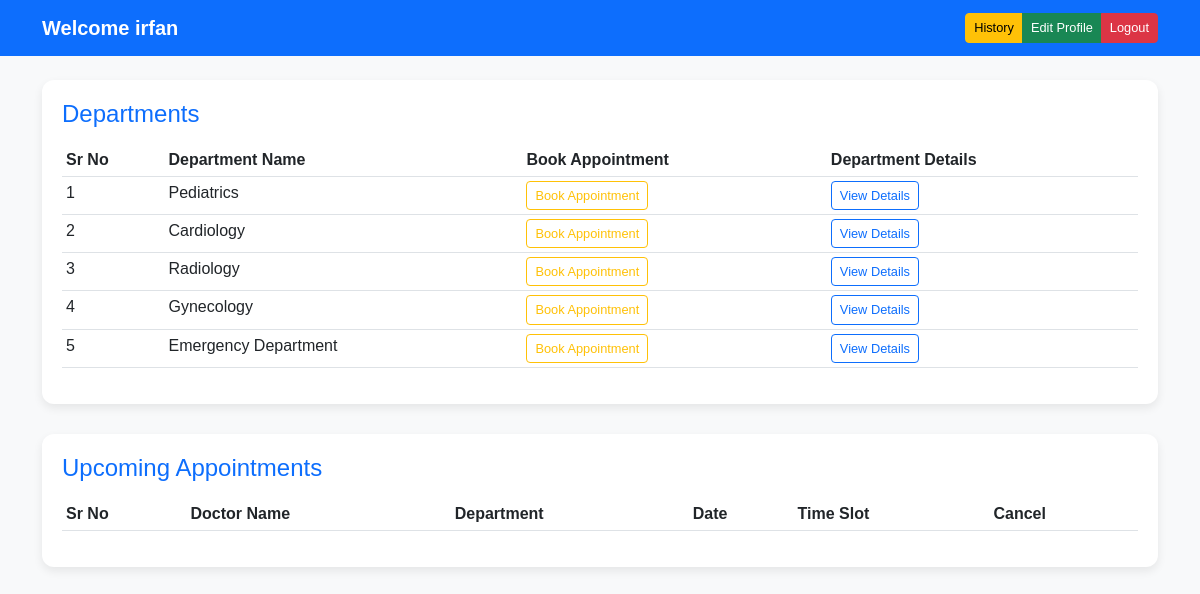
/patient/dashboard (signed in), run on an earlier commit of the app's database.
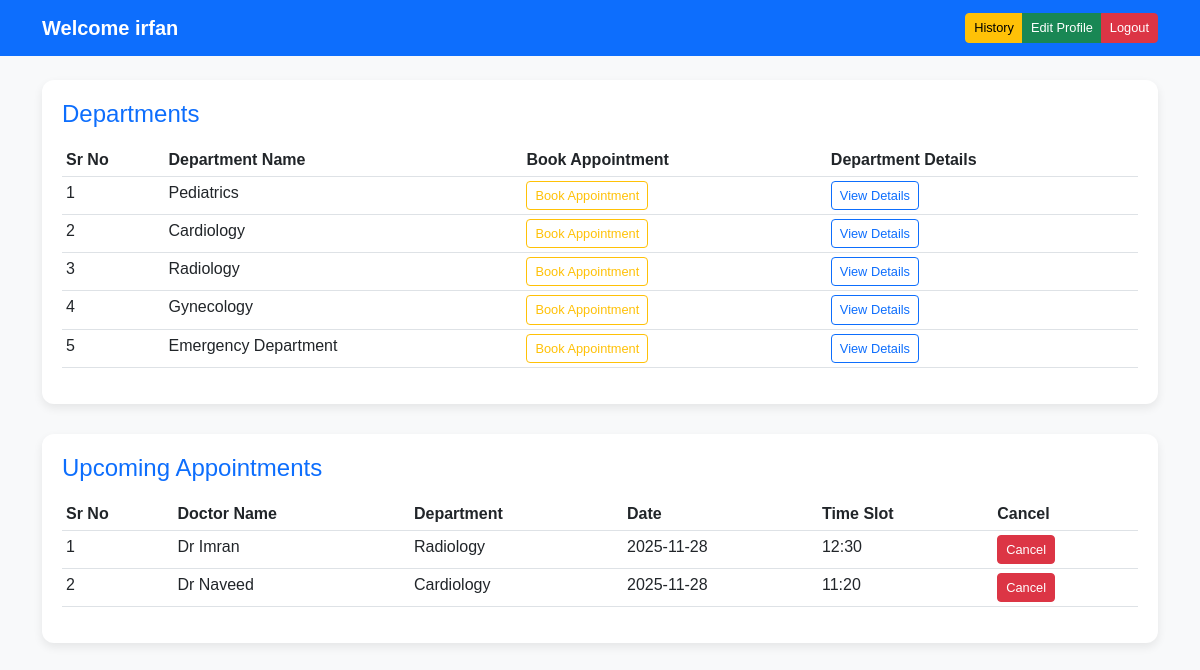
And on a later commit of the database.
### application/models.py (models this page shows)
class Department(db.Model):
    id = db.Column(db.Integer, primary_key=True)
    name = db.Column(db.String(100), nullable=False)
    details = db.Column(db.Text)

class Appointment(db.Model):
    id = db.Column(db.Integer, primary_key=True)
    patient_id = db.Column(db.Integer, db.ForeignKey('patient.id'))
    doctor_id = db.Column(db.Integer, db.ForeignKey('doctor.id'))
    department_id = db.Column(db.Integer, db.ForeignKey('department.id'))
    date = db.Column(db.String(20))
    slot = db.Column(db.String(20))
    status = db.Column(db.String(20), default='Scheduled')
    doctor = db.relationship('Doctor', backref='appointments')
    department = db.relationship('Department', backref='appointments')
    patient = db.relationship('Patient', backref='appointments')

class Doctor(db.Model):
    id = db.Column(db.Integer, primary_key=True)
    name = db.Column(db.String(100), nullable=False)
    email = db.Column(db.String(100), unique=True)
    phone = db.Column(db.String(20), nullable=False)
    experience = db.Column(db.Integer)
    details = db.Column(db.Text)
    available_slots = db.Column(db.Text)  # Could store JSON string for slots
    department_id = db.Column(db.Integer, db.ForeignKey('department.id'))
    department = db.relationship('Department', backref='doctors')

### application/controllers.py (the view)
    @app.route('/patient/dashboard')
    def patient_dashboard():
        if 'role' not in session or session['role'] != 'patient':
            flash("Access denied!", "danger")
            return redirect(url_for('login'))
        user_id = session.get('user_id')
        patient = Patient.query.filter_by(user_id=user_id).first()
        if not patient:
            flash("Patient record not found!", "danger")
            return redirect(url_for('login'))
        departments = Department.query.all()
        upcoming_appointments = Appointment.query.filter_by(patient_id=patient.id).order_by(Appointment.date.asc()).all()
        return render_template(
            'patient_dash.html',
            patient=patient,
            departments=departments,
            upcoming_appointments=upcoming_appointments
        )

### templates/patient_dash.html (shortened to what this page needs)
<!DOCTYPE html>
<html lang="en">
<head>
    <link href="https://cdn.jsdelivr.net/npm/bootstrap@5.3.0/dist/css/bootstrap.min.css" rel="stylesheet">
</head>
<body>
<nav class="navbar navbar-expand-lg">
    <div class="container">
        <a class="navbar-brand">Welcome {{ patient.name }}</a>
        <div class="ms-auto btn-group">
            <a href="/patient/history" class="btn btn-warning btn-sm">History</a>
            <a href="/patient/profile/edit" class="btn btn-success btn-sm">Edit Profile</a>
            <a href="/logout" class="btn btn-danger btn-sm">Logout</a>
        </div>
    </div>
</nav>
<div class="container mt-4">
    <div class="table-section">
        <h4>Departments</h4>
        <table class="table table-hover table-sm">
            <thead>
                <tr>
                    <th>Sr No</th>
                    <th>Department Name</th>
                    <th>Book Appointment</th>
                    <th>Department Details</th>
                </tr>
            </thead>
            <tbody>
                {% for dept in departments %}
                <tr>
                    <td>{{ loop.index }}</td>
                    <td>{{ dept.name }}</td>
                    <td>
                        <a href="{{ url_for('book_appointment', department_id=dept.id) }}">
                            <button type="button" class="btn btn-outline-warning btn-sm">Book Appointment</button>
                        </a>
                    </td>
                    <td>
                        <a href="/department/{{ dept.id }}">
                            <button type="button" class="btn btn-outline-primary btn-sm">View Details</button>
                        </a>
                    </td>
                </tr>
                {% endfor %}
            </tbody>
        </table>
    </div>
    <div class="table-section">
        <h4>Upcoming Appointments</h4>
        <table class="table table-hover table-sm">
            <thead>
                <tr>
                    <th>Sr No</th>
                    <th>Doctor Name</th>
                    <th>Department</th>
                    <th>Date</th>
                    <th>Time Slot</th>
                    <th>Cancel</th>
                </tr>
            </thead>
            <tbody>
                {% for appt in upcoming_appointments %}
                <tr>
                    <td>{{ loop.index }}</td>
                    <td>{{ appt.doctor.name }}</td>
                    <td>{{ appt.department.name }}</td>
                    <td>{{ appt.date }}</td>
                    <td>{{ appt.slot }}</td>
                    <td>
                        <form action="{{ url_for('cancel_appointment', appointment_id=appt.id) }}" method="POST" style="display:inline;">
                            <button type="submit" class="btn btn-sm btn-danger" onclick="return confirm('Are you sure you want to cancel?');">Cancel</button>
                        </form>
                    </td>
                </tr>
                {% endfor %}
            </tbody>
        </table>
    </div>
</div>
</body>
</html>

What changed in the data, as far as the page shows it:
added Appointment: doctor.name "Dr Imran", department.name "Radiology", date "2025-11-28", slot "12:30"
added Appointment: doctor.name "Dr Naveed", department.name "Cardiology", date "2025-11-28", slot "11:20"
